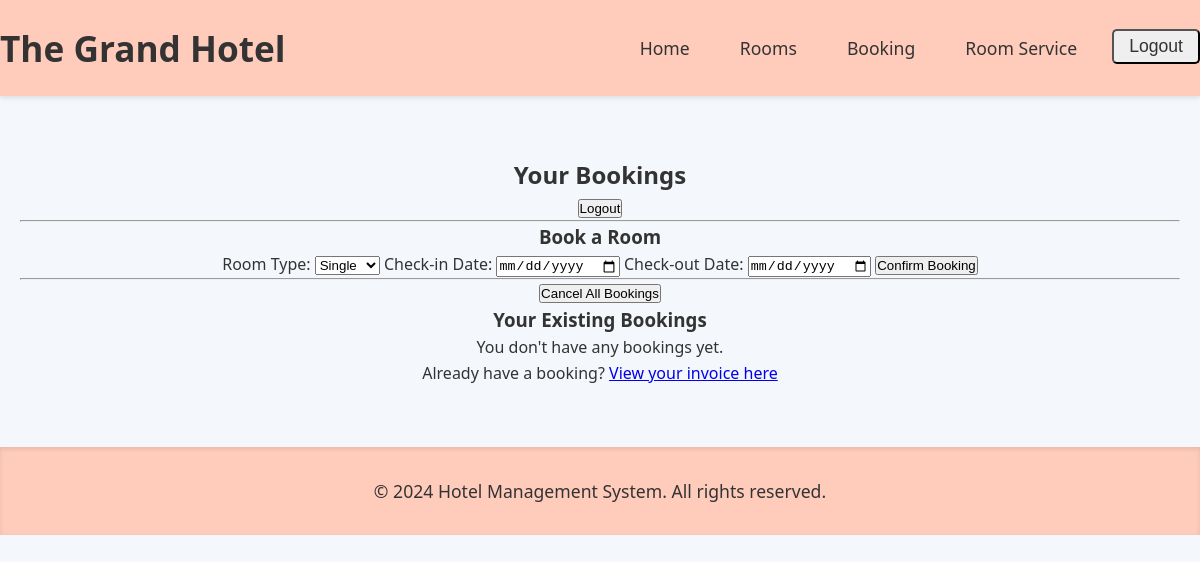
The page /bookings/ (signed in) on the database as committed earlier.
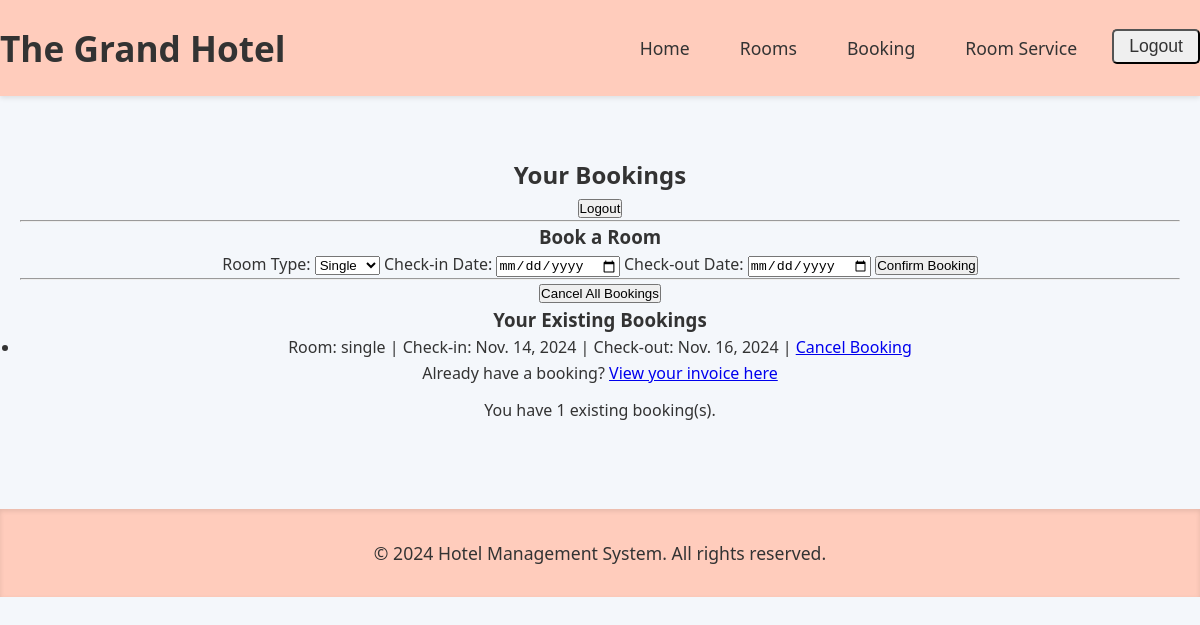
The same page on the database as committed later.
### hotel/models.py (models this page shows, shortened)
class Booking(models.Model):
    user = models.ForeignKey(User, on_delete=models.CASCADE)
    room_type = models.CharField(max_length=10, choices=ROOM_TYPES, default='single')
    check_in_date = models.DateField(default=datetime.date.today)
    check_out_date = models.DateField(default=datetime.date.today)
    bill = models.DecimalField(max_digits=10, decimal_places=2, default=0)
    room_price = models.DecimalField(max_digits=10, decimal_places=2, null=True)
    nights = models.IntegerField(null=True)

### hotel/views.py (the view)
# urls.py: path('bookings/', views.bookings, name='bookings'),
@login_required
def bookings(request):
    user_bookings = Booking.objects.filter(user=request.user)
    booking_count = user_bookings.count()  # Count the user's bookings
    if booking_count > 0:
        messages.info(request, f"You have {booking_count} existing booking(s).")
    return render(request, 'bookings.html', {'bookings': user_bookings})

### templates/hotel/bookings.html (shortened to what this page needs)
{% extends 'base.html' %}
{% load static %}
{% block content %}
<h2>Your Bookings</h2>
<form method="POST" action="{% url 'logout' %}">
    <button type="submit" class="logout-button">Logout</button>
</form>
<hr>
<h3>Book a Room</h3>
<form method="POST" action="{% url 'book_room' %}">
    <label for="room_type">Room Type:</label>
    <select name="room_type" required>
        <option value="single">Single</option>
    </select>
    <label for="check_in_date">Check-in Date:</label>
    <input type="date" name="check_in_date" required>
    <label for="check_out_date">Check-out Date:</label>
    <input type="date" name="check_out_date" required>
    <button type="submit">Confirm Booking</button>
</form>
<hr>
<form method="POST" action="{% url 'cancel_all_bookings' %}">
    <button type="submit" class="cancel-all-button">Cancel All Bookings</button>
</form>
<h3>Your Existing Bookings</h3>
{% if bookings %}
    <ul>
        {% for booking in bookings %}
            <li>
                Room: {{ booking.room_type }} |
                Check-in: {{ booking.check_in_date }} |
                Check-out: {{ booking.check_out_date }} |
                <a href="{% url 'cancel_booking' booking.id %}">Cancel Booking</a>
            </li>
        {% endfor %}
    </ul>
{% else %}
    <p>You don't have any bookings yet.</p>
{% endif %}
<p>Already have a booking? <a href="{% url 'invoice' %}">View your invoice here</a></p>
{% if messages %}
    <div id="django-messages" data-message="{% for message in messages %}{{ message }}{% if not forloop.last %}<br>{% endif %}{% endfor %}">
        {% for message in messages %}
            <div class="alert {{ message.tags }}">
                {{ message }}
            </div>
        {% endfor %}
    </div>
{% endif %}
{% endblock %}

Rows that differ between the two databases and show on the page:
added Booking: room_type "single", check_in_date "Nov. 14, 2024", check_out_date "Nov. 16, 2024"
Other text that changed with them:
new list line: "You have 1 existing booking(s)."
text no longer shown: "You don't have any bookings yet."
